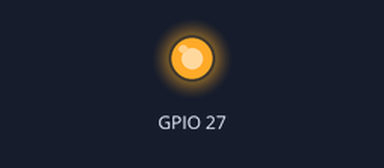
Bench run of a sketch on a simulated ESP32. On the bench: output pins drawn as LEDs (lit = HIGH). What the sketch prints to the serial monitor is not drawn.

Above: at 1.0 s.
At 3.0 s:
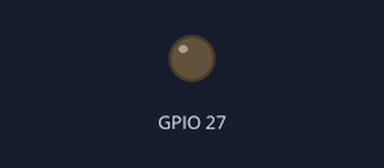
Timing chart, 0 to 5.2 s (numbered marks = the images above):
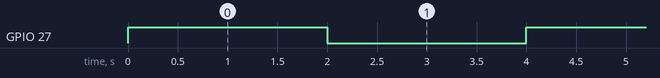

The sketch:

CapacitorTest.ino
```cpp
void setup() {
  pinMode(27, OUTPUT);

  // put your setup code here, to run once:
  Serial.begin(115200);
}

void loop() {
  // put your main code here, to run repeatedly:
  Serial.println("----");

  digitalWrite(27, HIGH);
  delay(2000);
  digitalWrite(27, LOW);
  delay(2000);
}
```

Measured:
- by itself, GPIO 27: alternates HIGH for 2.0 s and LOW for 2.0 s
